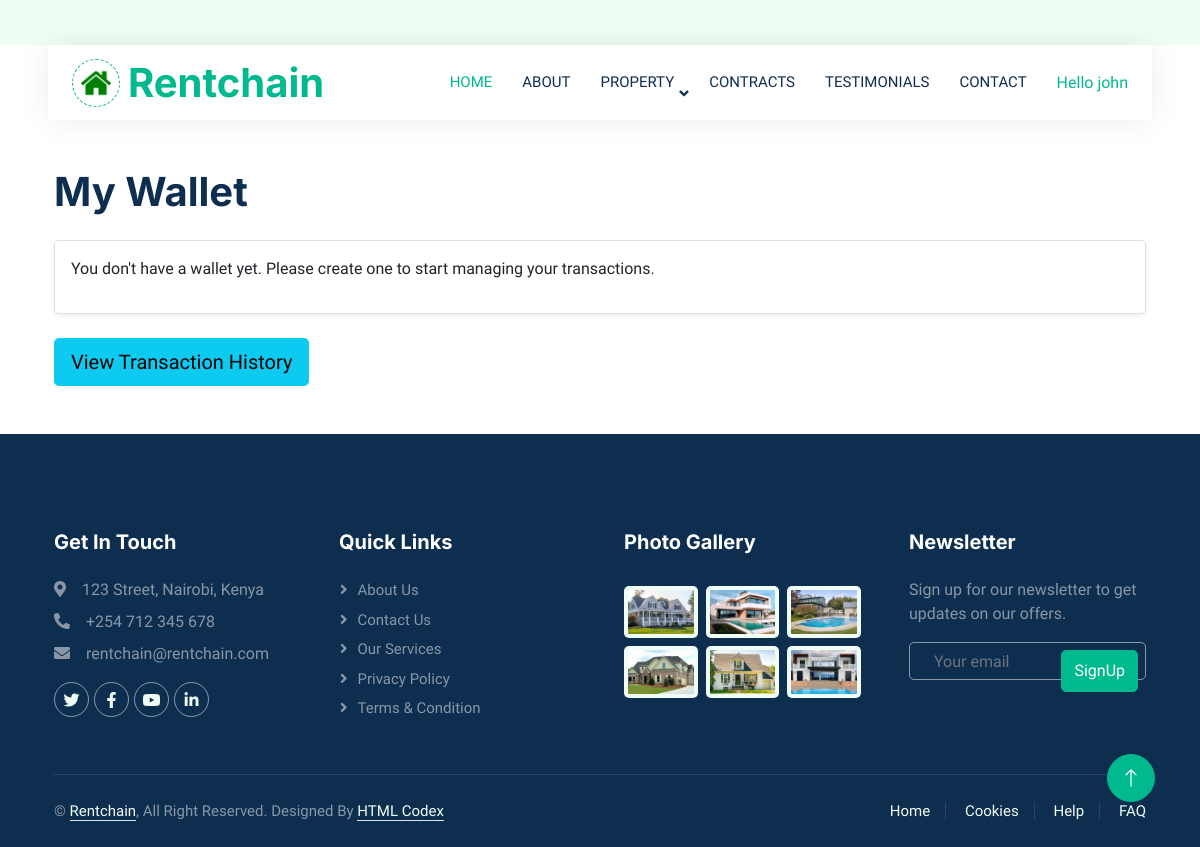
Before: /wallet/ (signed in) with the older database file.
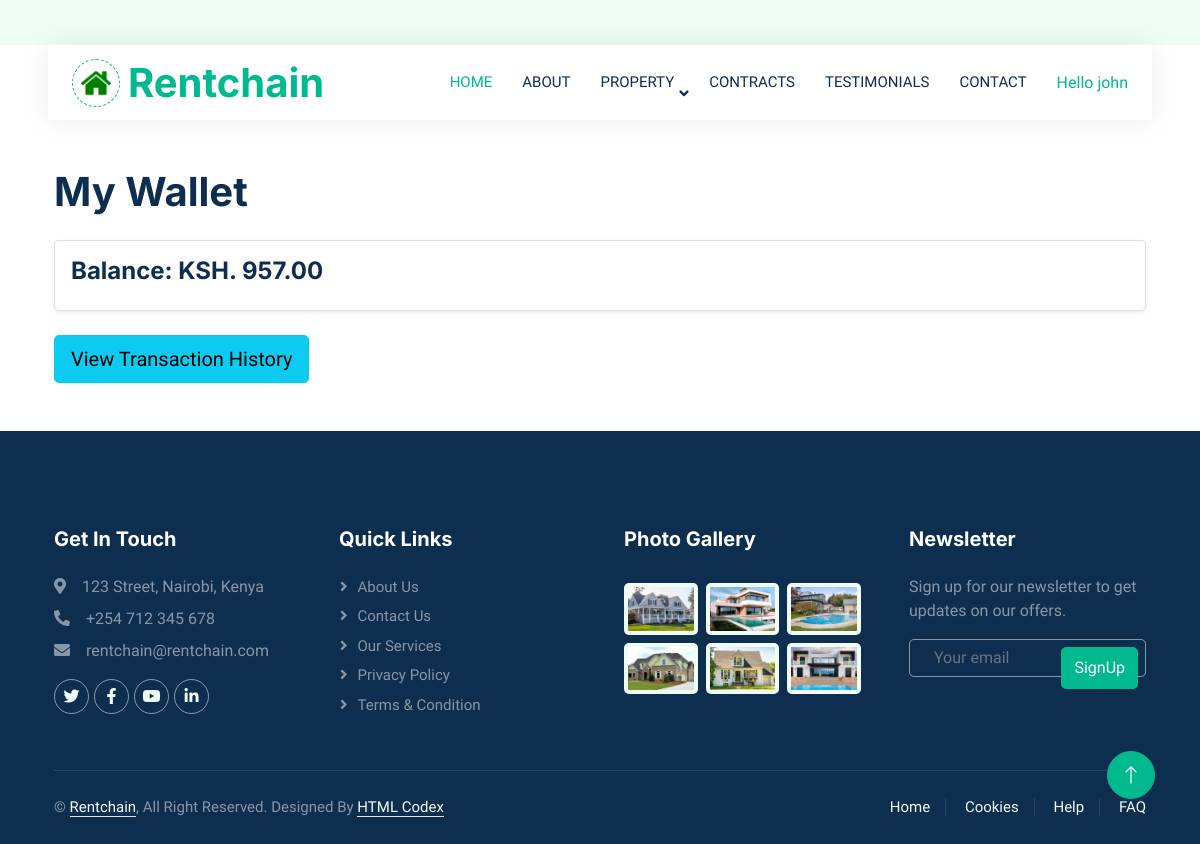
After: the same page with the newer database file.
### property_app/models.py (models this page shows, shortened)
class Wallet(models.Model):
    user = models.OneToOneField(
        settings.AUTH_USER_MODEL,
        on_delete=models.CASCADE,  # Ensures wallet is deleted when user is deleted
        related_name='wallet'
    )
    balance = models.DecimalField(max_digits=10, decimal_places=2, default=45785.0)

### property_app/views.py (the view)
# urls.py: path('wallet/', views.wallet_detail, name='wallet_detail'),
@login_required
def wallet_detail(request):
    try:
        wallet = Wallet.objects.get(user=request.user)
    except Wallet.DoesNotExist:
        wallet = None  # Handle if no wallet exists for this user
    return render(request, 'wallet_detail.html', {'wallet': wallet})

### property_app/context_processors.py (called while the page is built)
def dashboard_url(request):
    if request.user.is_authenticated:
        if request.user.role == 'client':
            return {'dashboard_url': reverse('client_dashboard')}
        elif request.user.role == 'landlord':
            return {'dashboard_url': reverse('landlord_dashboard')}
        elif request.user.role == 'admin':
            return {'dashboard_url': reverse('admin_dashboard')}
    return {'dashboard_url': None}

### property_app/templates/wallet_detail.html
{% extends 'base.html' %}
{% block content %}
<div class="container mt-5">
  <h1 class="mb-4">My Wallet</h1>
  <div class="card shadow-sm">
    <div class="card-body">
      {% if wallet %}
        <h4>Balance: KSH. {{ wallet.balance }}</h4>
      {% else %}
        <p>You don't have a wallet yet. Please create one to start managing your transactions.</p>
      {% endif %}
    </div>
  </div>
  <div class="mt-4">
    <a href="{% url 'transaction_history' %}" class="btn btn-info btn-lg">View Transaction History</a>
  </div>
</div>
{% endblock %}

Changed rows visible on the page:
added Wallet: balance "957.00"
Other visible differences:
text no longer shown: "You don't have a wallet yet. Please create one to start managing your transactions."
text now shown: "Balance: KSH."
